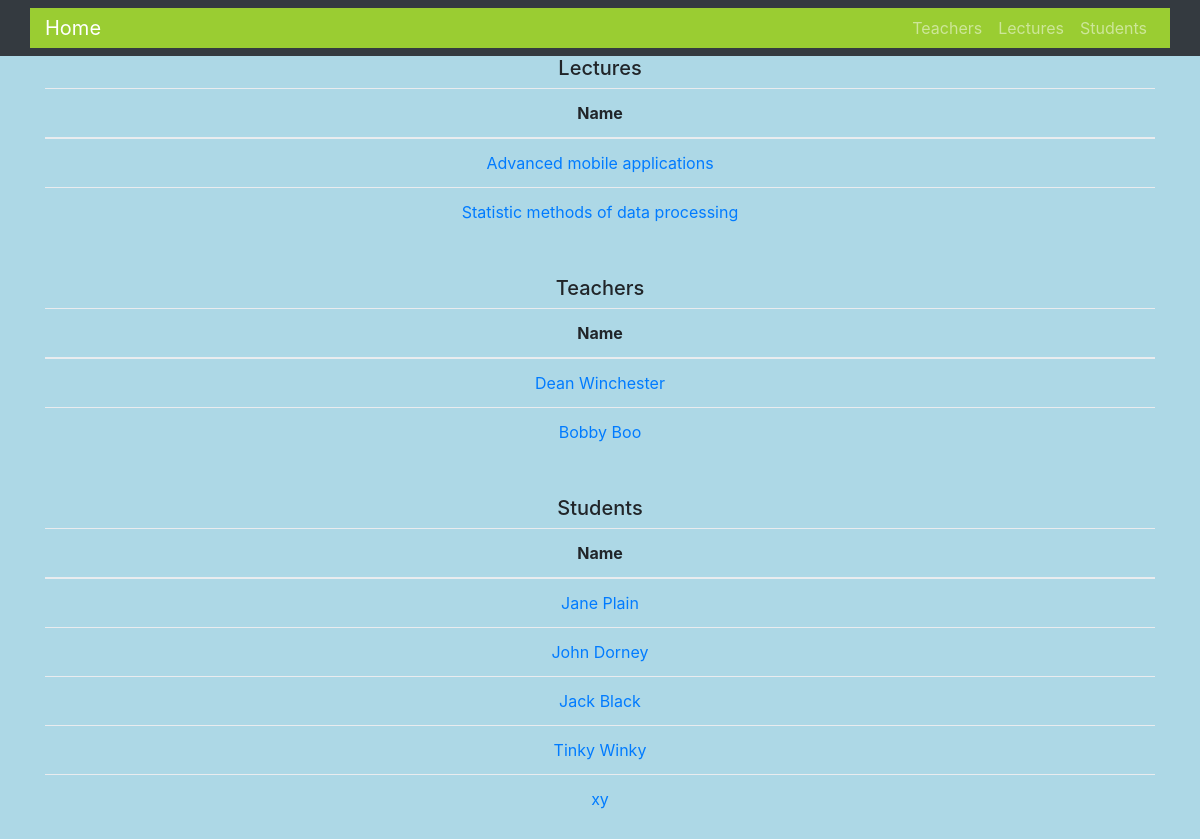
Before: / with the older database file.
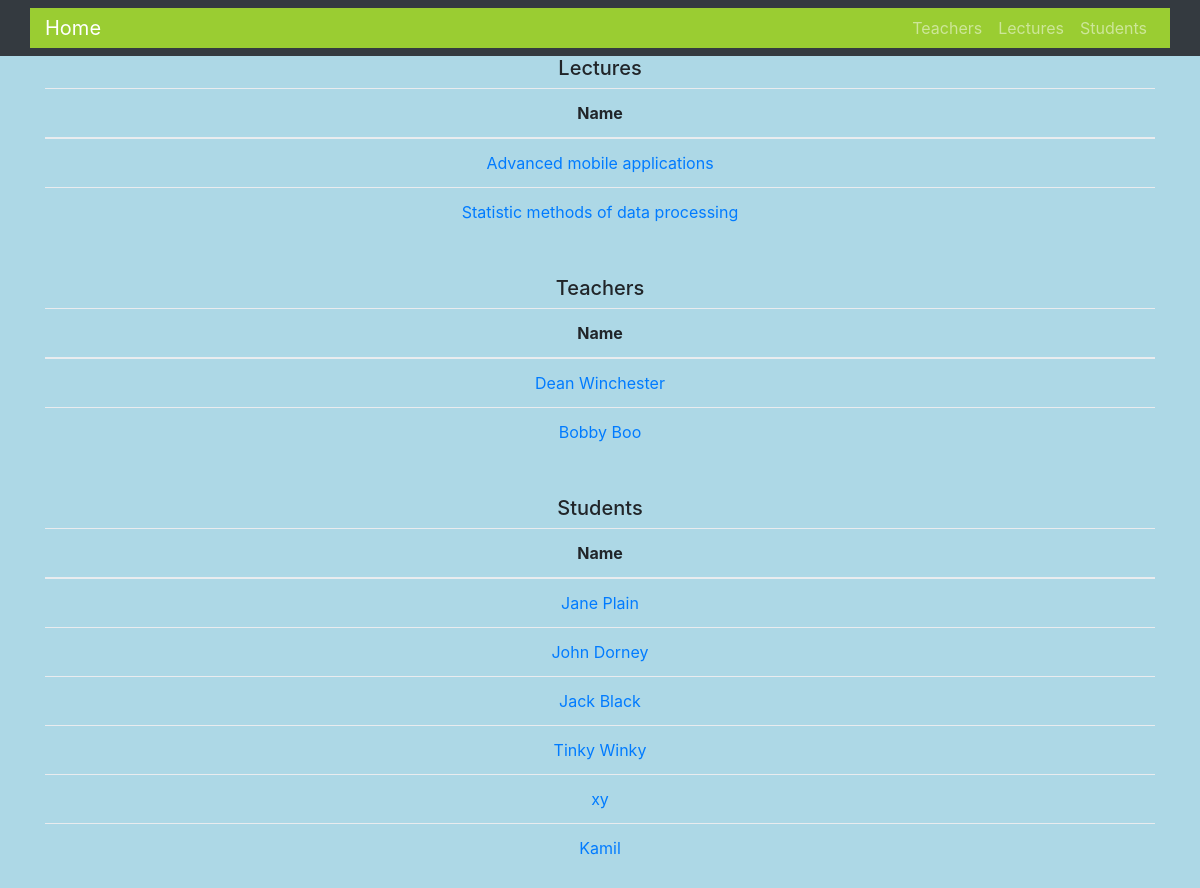
After: the same page with the newer database file.
### PWJS_Django/models.py (models this page shows, shortened)
@python_2_unicode_compatible
class Lecture(models.Model):
    name = models.CharField(max_length=140)

@python_2_unicode_compatible
class Teacher(models.Model):
    name = models.CharField(max_length=40)
    lectures = models.ManyToManyField(Lecture)

@python_2_unicode_compatible
class Student(models.Model):
    name = models.CharField(max_length=40)
    lectures = models.ManyToManyField(Lecture)

### PWJS_Django/views.py (the view)
# urls.py: url(r'^$', views.index),
def index(request):
    try:
        l = Lecture.objects.all()
        s = Student.objects.all()
        t = Teacher.objects.all()
        return render(request, 'index.html', {'lectures': l, 'students': s, 'teachers': t})
    except Exception:
        return render_to_response('index.html', {'error': True})

### templates/index.html (shortened to what this page needs)
{% extends 'base.html' %}
{% load static %}
{% block content %}
    <h5>Lectures</h5>
    <table class="table">
        <thead>
            <tr>
                <th scope="col">Name</th>
            </tr>
        </thead>
        <tbody>
            {% for lecture in lectures %}
                <tr>
                    <td><a href="{{ BASE_URL }}/lecture/{{ lecture.id }}">{{ lecture.name }}</a></td>
                </tr>
            {% endfor %}
        </tbody>
    </table>
    <br/>
    <h5>Teachers</h5>
    <table class="table">
        <thead>
            <tr>
                <th scope="col">Name</th>
            </tr>
        </thead>
        <tbody>
            {% for teacher in teachers %}
                <tr>
                    <td><a href="{{ BASE_URL }}/teacher/{{ teacher.id }}">{{ teacher.name }}</a></td>
                </tr>
            {% endfor %}
        </tbody>
    </table>
    <br/>
    <h5>Students</h5>
    <table class="table">
        <thead>
            <tr>
                <th scope="col">Name</th>
            </tr>
        </thead>
        <tbody>
            {% for student in students %}
                <tr>
                    <td><a href="{{ BASE_URL }}/student/{{ student.id }}">{{ student.name }}</a></td>
                </tr>
            {% endfor %}
        </tbody>
    </table>
{% endblock %}

Changed rows visible on the page:
added Student: name "Kamil"
